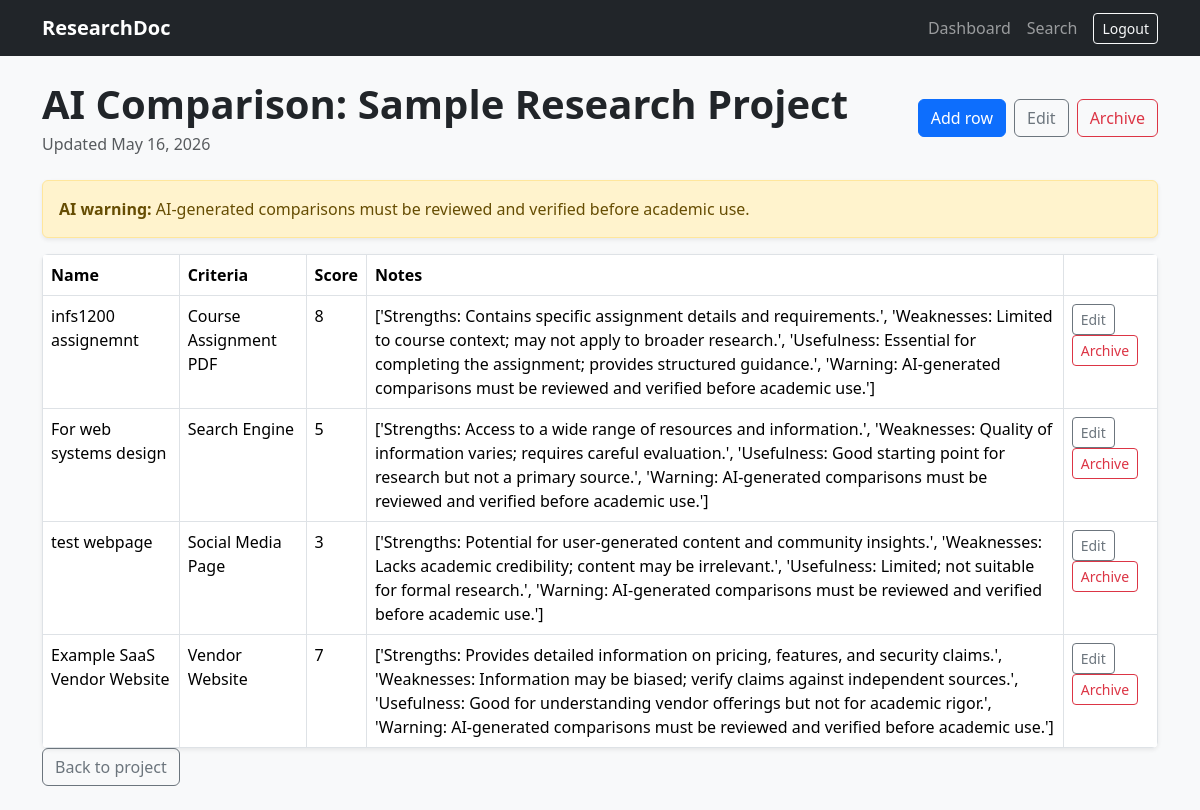
The page /comparison/8/ (signed in) on the database its author committed.
### research/models.py (models this page shows, shortened)
class ComparisonTable(models.Model):
    project = models.ForeignKey(ResearchProject, on_delete=models.CASCADE)
    title = models.CharField(max_length=200)
    is_archived = models.BooleanField(default=False)
    created_at = models.DateTimeField(auto_now_add=True)
    updated_at = models.DateTimeField(auto_now=True)

class ComparisonRow(models.Model):
    table = models.ForeignKey(ComparisonTable, on_delete=models.CASCADE)
    name = models.CharField(max_length=200)
    criteria = models.CharField(max_length=200)
    score = models.IntegerField(default=0)
    notes = models.TextField(blank=True)
    is_archived = models.BooleanField(default=False)
    created_at = models.DateTimeField(auto_now_add=True)
    updated_at = models.DateTimeField(auto_now=True)

### research/views.py (the view)
# urls.py: path("comparison/<int:pk>/", views.comparison_table_detail, name="comparison_table_detail"),
@login_required
def comparison_table_detail(request, pk):
    table = get_object_or_404(ComparisonTable, pk=pk, project__owner=request.user, is_archived=False, project__is_archived=False)
    rows = ComparisonRow.objects.filter(table=table, is_archived=False).order_by("-updated_at")
    return render(request, "research/comparison_detail.html", {"table": table, "rows": rows})

### research/templates/research/comparison_detail.html
{% extends "research/base.html" %}
{% block content %}
<div class="d-flex justify-content-between align-items-center mb-4">
  <div>
    <h1 class="fw-bold mb-1">{{ table.title }}</h1>
    <div class="text-muted">Updated {{ table.updated_at|date:"M j, Y" }}</div>
  </div>
  <div class="d-flex gap-2 flex-wrap">
    <a href="{% url 'comparison_row_create' table.pk %}" class="btn btn-primary">Add row</a>
    <a href="{% url 'comparison_table_edit' table.pk %}" class="btn btn-outline-secondary">Edit</a>
    <a href="{% url 'comparison_table_archive' table.pk %}" class="btn btn-outline-danger">Archive</a>
  </div>
</div>
{% if table.title|slice:":14" == "AI Comparison:" %}
  <div class="alert alert-warning shadow-sm">
    <strong>AI warning:</strong> AI-generated comparisons must be reviewed and verified before academic use.
  </div>
{% endif %}
<div class="table-responsive bg-white shadow-sm rounded">
<table class="table table-bordered mb-0">
  <thead>
    <tr>
      <th>Name</th>
      <th>Criteria</th>
      <th>Score</th>
      <th>Notes</th>
      <th></th>
    </tr>
  </thead>
  <tbody>
    {% for row in rows %}
      <tr>
        <td>{{ row.name }}</td>
        <td>{{ row.criteria }}</td>
        <td>{{ row.score }}</td>
        <td>{{ row.notes }}</td>
        <td>
          <a href="{% url 'comparison_row_edit' row.pk %}" class="btn btn-sm btn-outline-secondary">Edit</a>
          <a href="{% url 'comparison_row_archive' row.pk %}" class="btn btn-sm btn-outline-danger">Archive</a>
        </td>
      </tr>
    {% empty %}
      <tr>
        <td colspan="5">No rows yet.</td>
      </tr>
    {% endfor %}
  </tbody>
</table>
</div>
<a href="{% url 'project_detail' table.project.pk %}" class="btn btn-outline-secondary">Back to project</a>
{% endblock %}

### rows shown on the page
ComparisonTable: title "AI Comparison: Sample Research Project", updated_at "May 16, 2026"
ComparisonRow: name "infs1200 assignemnt", criteria "Course Assignment PDF", score "8", notes "['Strengths: Contains specific assignment details and requirements.', 'Weaknesses: Limited to course context; may not apply to broader research.', 'Usefulness: Essential for completing the assignment; provides structured guidance.', 'Warning: AI-generated comparisons must be reviewed and verified before academic use.']"
ComparisonRow: name "For web systems design", criteria "Search Engine", score "5", notes "['Strengths: Access to a wide range of resources and information.', 'Weaknesses: Quality of information varies; requires careful evaluation.', 'Usefulness: Good starting point for research but not a primary source.', 'Warning: AI-generated comparisons must be reviewed and verified before academic use.']"
ComparisonRow: name "test webpage", criteria "Social Media Page", score "3", notes "['Strengths: Potential for user-generated content and community insights.', 'Weaknesses: Lacks academic credibility; content may be irrelevant.', 'Usefulness: Limited; not suitable for formal research.', 'Warning: AI-generated comparisons must be reviewed and verified before academic use.']"
ComparisonRow: name "Example SaaS Vendor Website", criteria "Vendor Website", score "7", notes "['Strengths: Provides detailed information on pricing, features, and security claims.', 'Weaknesses: Information may be biased; verify claims against independent sources.', 'Usefulness: Good for understanding vendor offerings but not for academic rigor.', 'Warning: AI-generated comparisons must be reviewed and verified before academic use.']"
